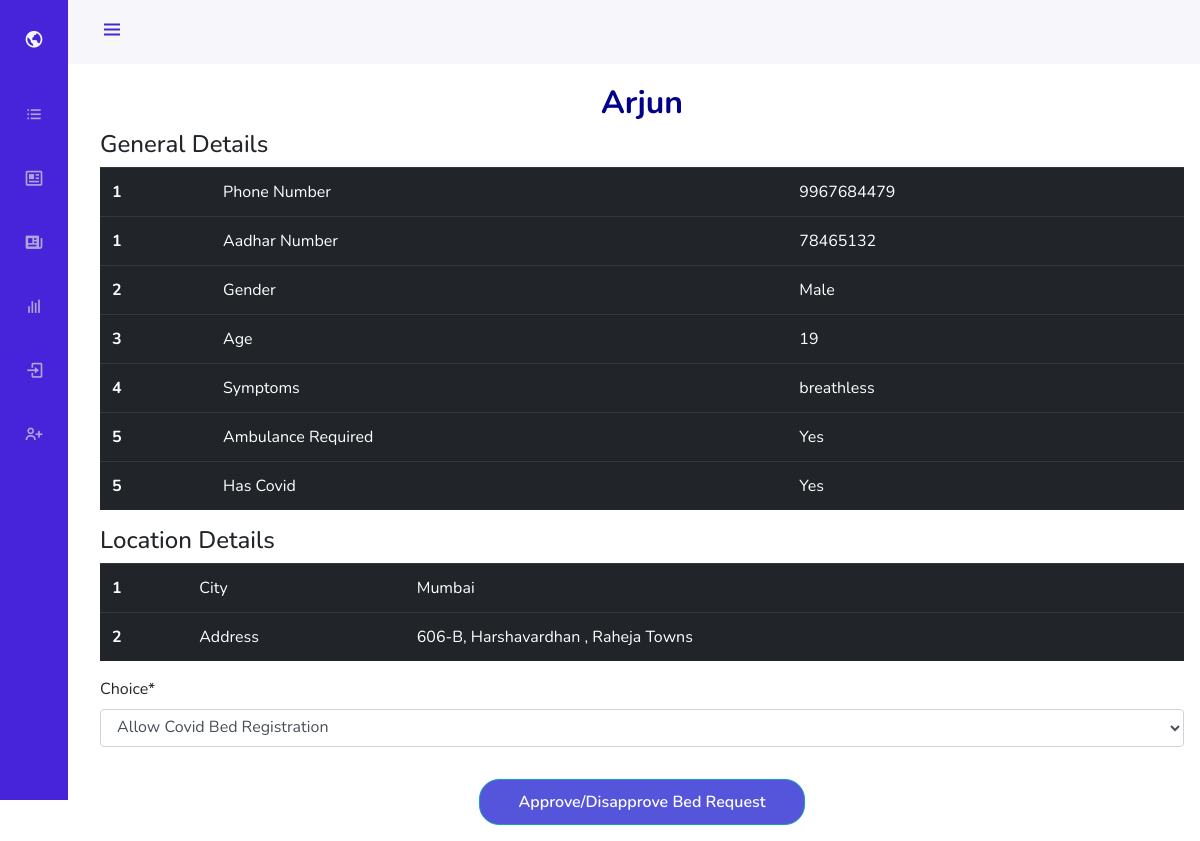
The app's page /patient/18/ with its own data.
### blog/models.py (models this page shows, shortened)
class BedRequest(models.Model):
    aadhar_number = models.IntegerField(max_length = 16)
    phone_number = models.IntegerField(max_length = 10)
    email = models.EmailField(default='jmak0015@gmail.com')
    name = models.CharField(max_length =100)
    address = models.CharField(max_length=100)
    city= models.CharField(max_length = 16)
    pin_code= models.IntegerField(max_length=6)
    gender= models.CharField(max_length = 16)
    age= models.IntegerField(default = 1)
    co_mobidity = models.CharField(max_length = 16)
    ambulance_required = models.CharField(max_length = 16)
    scheme = models.CharField(max_length = 16)
    health_centre = models.CharField(max_length = 16,default='KEM')
    tested = models.CharField(max_length = 16)
    symptoms = models.CharField(max_length = 16)

### blog/views.py (the view)
# urls.py: path('patient/<int:pk>/', views.PatientDetailView, name='patient-detail'),
def PatientDetailView(request, pk):
    if request.method== 'POST':
        form=Booking(request.POST)
        if form.is_valid():
            ch = form.cleaned_data.get('choice')
            if ch != 3:
                post = Post.objects.filter(author = request.user).first()
                if ch == '1':
                    post.covid_cap -= 1
                else:
                    post.norm_cap -= 1
                post.save()
                rq = BedRequest.objects.filter(pk = pk).first()
                send_mail('COVID Saathi has some good news for you!',f' {request.user} has accepted your booking!',settings.EMAIL_HOST_USER,[f'{rq.email}'],fail_silently=False)
                BedRequest.objects.filter(aadhar_number = rq.aadhar_number).delete()
            else:
                BedRequest.objects.filter(pk = pk).delete()
        return redirect('dash-view')
    else:
        form =Booking()
        rq = get_object_or_404(BedRequest, pk=pk)
        return render(request,'blog/patient_detail.html', {
            "form": form,
            "post": rq,
        })

### blog/forms.py
class Booking(forms.ModelForm):
    choice=forms.CharField(widget=forms.Select(choices=BOOKING))
    class Meta:
        model= Post
        fields = ["choice"]

### blog/templates/blog/patient_detail.html (shortened to what this page needs)
{% extends 'blog/navbase_without.html' %}
{% load crispy_forms_tags %}
{% block content %}
    <article class="media content-section">
        <div class="media-body">
            <h2 style="text-align: center; color: darkblue; margin-top: 20px; font-weight: 700;" class="article-title">{{ post.name }}</h2>
            <h4>General Details</h4>
            <div>
                <table class="table table-hover table-dark">
                <tbody>
                    <tr>
                    <th scope="row">1</th>
                    <td>Phone Number</td>
                    <td>{{post.phone_number}}</td>
                    </tr>
                    <tr>
                    <th scope="row">1</th>
                    <td>Aadhar Number</td>
                    <td>{{post.aadhar_number}}</td>
                    </tr>
                    <tr>
                    <th scope="row">2</th>
                    <td>Gender</td>
                    <td> {{post.gender | safe}}</td>
                    </tr>
                    <tr>
                    <th scope="row">3</th>
                    <td>Age</td>
                    <td>{{post.age | safe}}</td>
                    </tr>
                    <tr>
                    <th scope="row">4</th>
                    <td>Symptoms</td>
                    <td>{{post.symptoms | safe}}</td>
                    </tr>
                    <tr>
                    <th scope="row">5</th>
                    <td>Ambulance Required</td>
                    <td>{{post.ambulance_required| safe}}</td>
                    </tr>
                    <tr>
                    <th scope="row">5</th>
                    <td>Has Covid</td>
                    <td>{{post.tested| safe}}</td>
                    </tr>
                </tbody>
                </table>
            </div>
            <h4>Location Details</h4>
            <div>
                <table class="table table-hover table-dark">
                <tbody>
                    <tr>
                    <th scope="row">1</th>
                    <td>City</td>
                    <td>{{ post.city | safe}}</td>
                    </tr>
                    <tr>
                    <th scope="row">2</th>
                    <td>Address</td>
                    <td>{{ post.address | safe}}</td>
                    </tr>
                </tbody>
                </table>
            </div>
            <form method="POST">
                <fieldset class="form-group">
                    {{ form | crispy}}
                </fieldset>
                <div class="form-group">
                    <button class="btn btn-outline-info" type="submit">Approve/Disapprove Bed Request</button>
                </div>
            </form>
        </div>
    </article>
{% endblock content%}

### blog/static/blog/css/nav.css (style rules this page uses)
:root { --header-height: 3rem; --nav-width: 68px; --first-color: #4723D9; --first-color-light: #AFA5D9; --white-color: #F7F6FB; --body-font: 'Nunito', sans-serif; --normal-font-size: 1rem; --z-fixed: 100; }
*,::before,::after { box-sizing: border-box; }
html { height: 100vh !important; }
body { position: relative; margin: var(--header-height) 0 0 0; padding: 0 1rem; font-family: var(--body-font); font-size: var(--normal-font-size); transition: .5s; }
@media screen and (min-width: 768px) { body { margin: calc(var(--header-height) + 1rem) 0 0 0; padding-left: calc(var(--nav-width) + 2rem); } }

### blog/templates/blog/patient_detail.html (style rules this page uses)
button.btn.btn-outline-info { background-color: rgb(63, 171, 243); font-weight: 600; transition: 0.5s; }
button.btn.btn-outline-info { border-radius: 20px; padding: 10px 20px; background: rgb(85, 85, 219); width: 30%; color: #fff; margin-left: 35%; }

### records on screen
BedRequest: name "Arjun", phone_number "9967684479", aadhar_number "78465132", gender "Male", age "19", symptoms "breathless", ambulance_required "Yes", tested "Yes", city "Mumbai", address "606-B, Harshavardhan , Raheja Towns"
